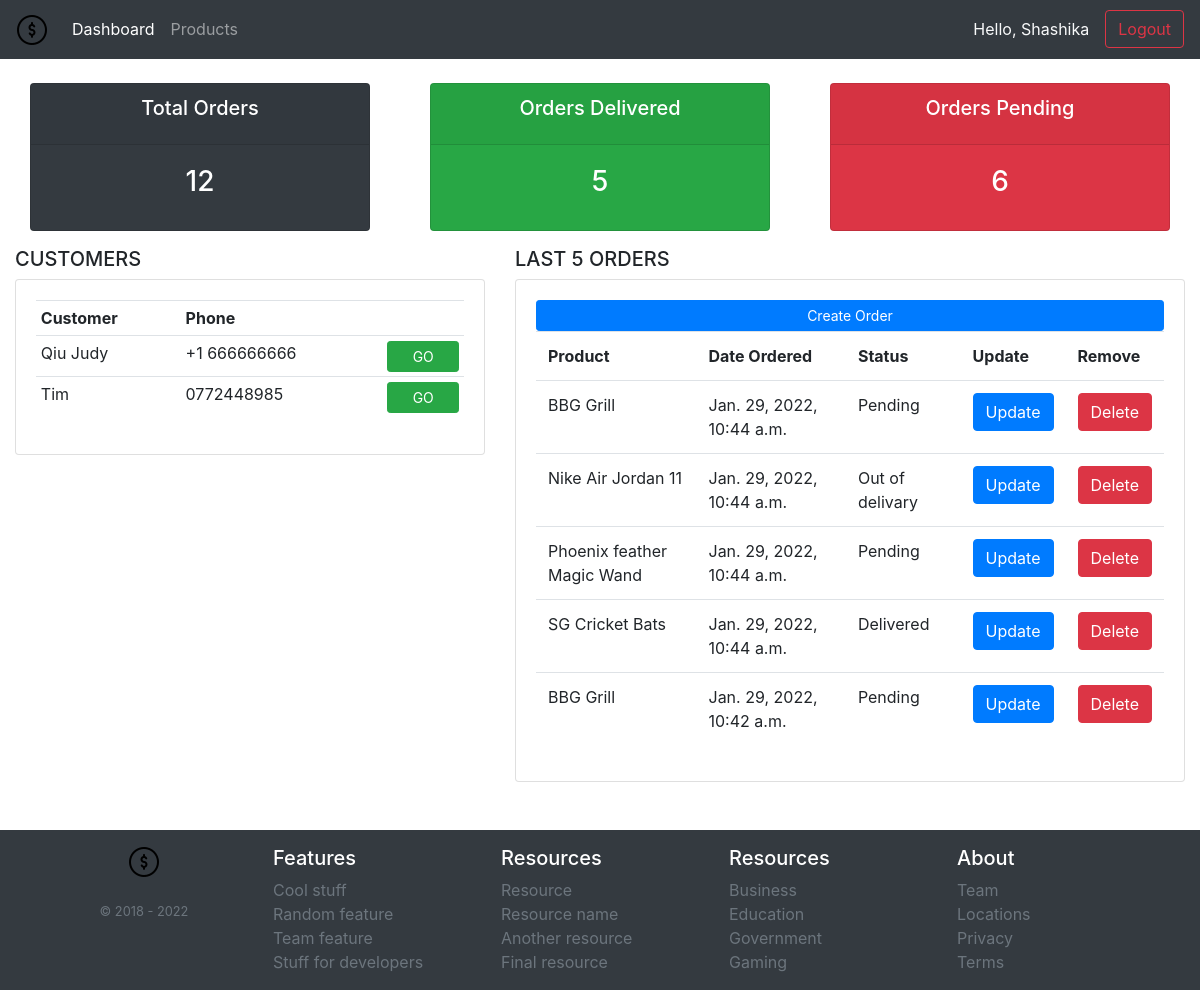
Page / (signed in) on the earlier database version.
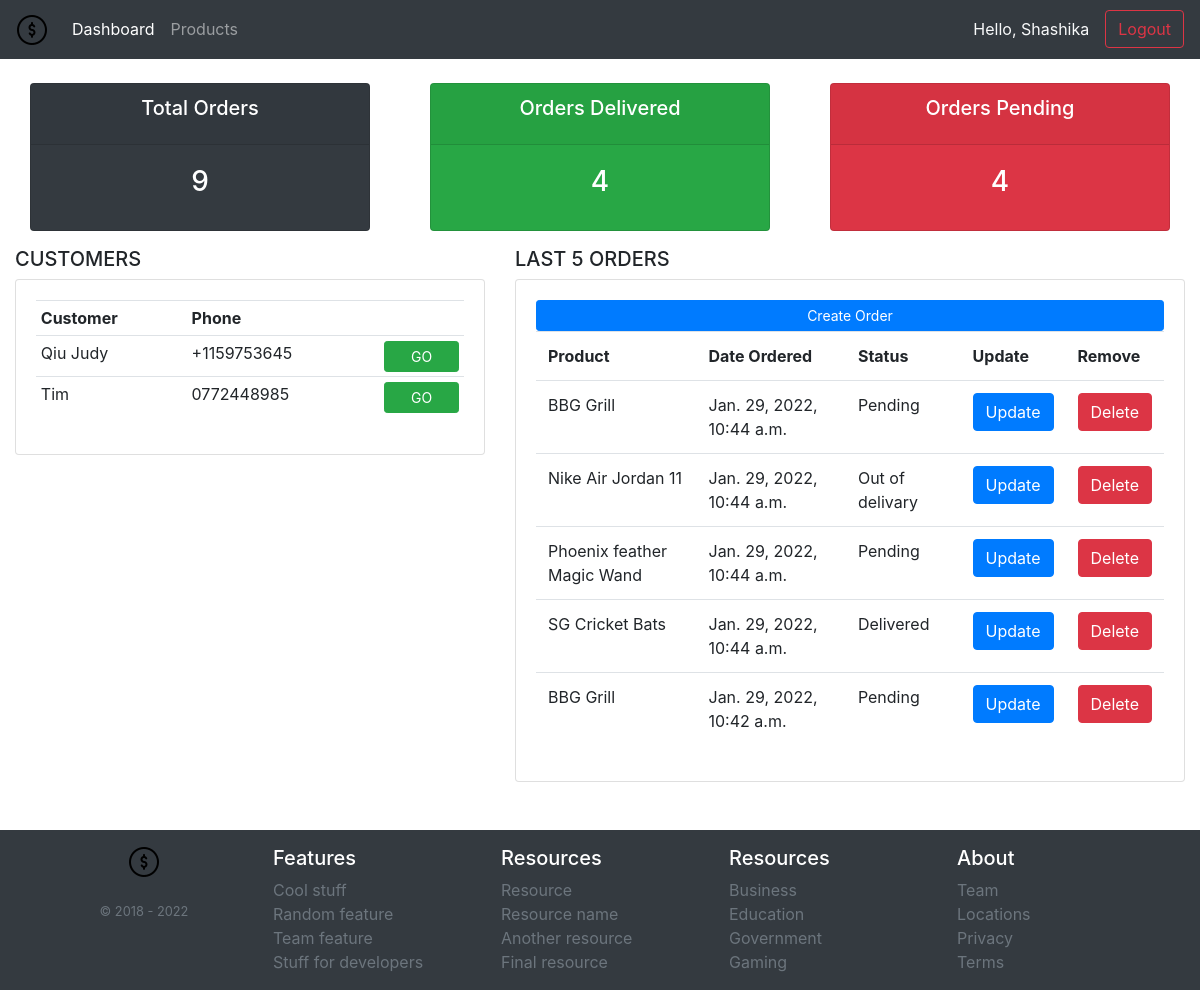
Same page on the later database version.
### accounts/models.py (models this page shows, shortened)
class Customer(models.Model):
    user = models.OneToOneField(User,null=True,blank=True,on_delete=models.CASCADE)
    name = models.CharField(max_length=200,null=True)
    phone = models.CharField(max_length=200,null=True)
    email = models.CharField(max_length=200,null=True)
    profile_pic = models.ImageField(default="default-avatar.png",null=True,blank=True)
    date_created = models.DateTimeField(auto_now_add=True)

### accounts/decorators.py (the view)
    def wrapper_func(request,*args, **kwargs):
        group = None
        if request.user.groups.exists():
            group = request.user.groups.all()[0].name
        if group == 'customer':
            return redirect('user_page')
        if group == 'admin' or group == 'superadmin':
            return view_func(request,*args, **kwargs)

### accounts/models.py (called while the page is built)
    def __str__(self):
        return self.name

### accounts/views.py (called while the page is built)
@login_required(login_url='login')
@admin_only
def home(request):
    orders = Order.objects.all().order_by('-date_created')
    filered_orders = orders[:5]
    customers = Customer.objects.all()
    total_customers = customers.count()
    total_orders = orders.count()
    delivered = orders.filter(status='Delivered').count()
    pending = orders.filter(status='Pending').count()
    context = {
        "orders":filered_orders,
        "customers":customers,
        "total_customers":total_customers,
        "total_orders":total_orders,
        "delivered":delivered,
        "pending":pending
    }
    return render(request , 'dashboard.html',context)

### accounts/templates/dashboard.html
{% extends 'main.html'%}
{% block content %}
{% include 'status.html'%}
<div class="row">
    <div class="col-md-5">
        <h5>CUSTOMERS</h5>
        <div class="card card-body">
            <table class="table table-sm">
                <tr>
                    <th>Customer</th>
                    <th>Phone</th>
                    <th></th>
                </tr>
                {% for customer in customers %}
                <tr>
                    <td>{{customer.name}}</td>
                    <td>{{customer.phone}}</td>
                    <td><a href="{% url 'customer' customer.id %}" class="btn btn-sm btn-success btn-em btn-block">
                        GO
                    </a></td>
                </tr>
                {% endfor %}
            </table>
        </div>
    </div>
    <div class="col-md-7">
        <h5>LAST 5 ORDERS</h5>
        <div class="card card-body">
            <a href="{% url 'create_order' %}" class="btn btn-primary btn-sm btn-block">
                Create Order
            </a>
            <table class="table table-em">
                <tr>
                    <th>Product</th>
                    <th>Date Ordered</th>
                    <th>Status</th>
                    <th>Update</th>
                    <th>Remove</th>
                </tr>
                {% for order in orders %}
                <tr>
                    <td>{{order.product}}</td>
                    <td>{{order.date_created}}</td>
                    <td>{{order.status}}</td>
                    <td><a href="{% url 'update_order' order.id %}" class="btn btn-primary btn-em btn-block">
                        Update
                    </a></td>
                    <td><a href="{% url 'delete_order' order.id %}" class="btn btn-danger btn-em btn-block">
                        Delete
                    </a></td>
                </tr>
                {% endfor %}
            </table>
        </div>
    </div>
</div>
{% endblock %}

Differences in the rows shown:
changed Customer "Qiu Judy": phone "+1 666666666" → "+1159753645"
Other differences:
{{ total_orders }}: "12" → "9"
{{ delivered }}: "5" → "4"
{{ pending }}: "6" → "4"
